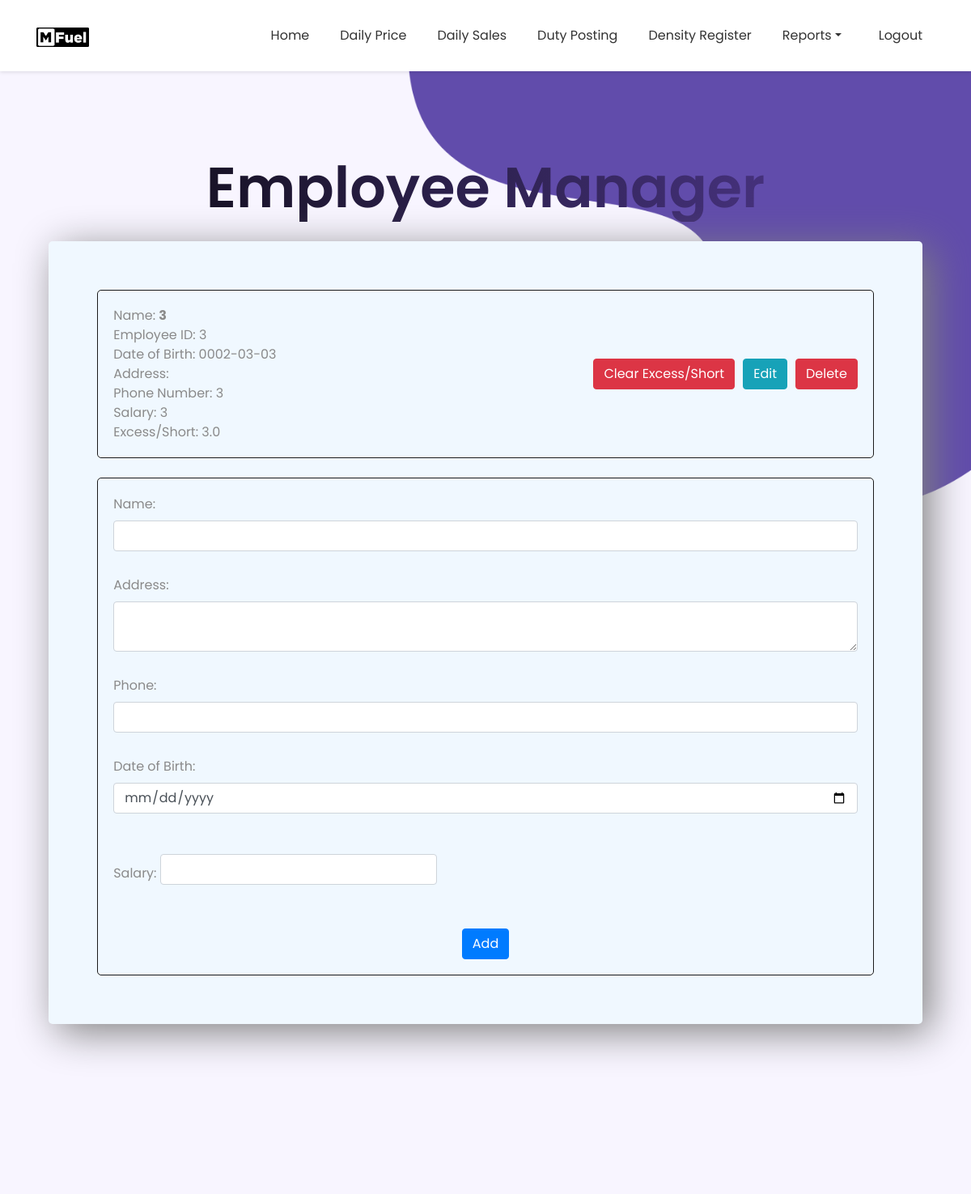
The page /employeemanager (signed in) on the database as committed earlier.
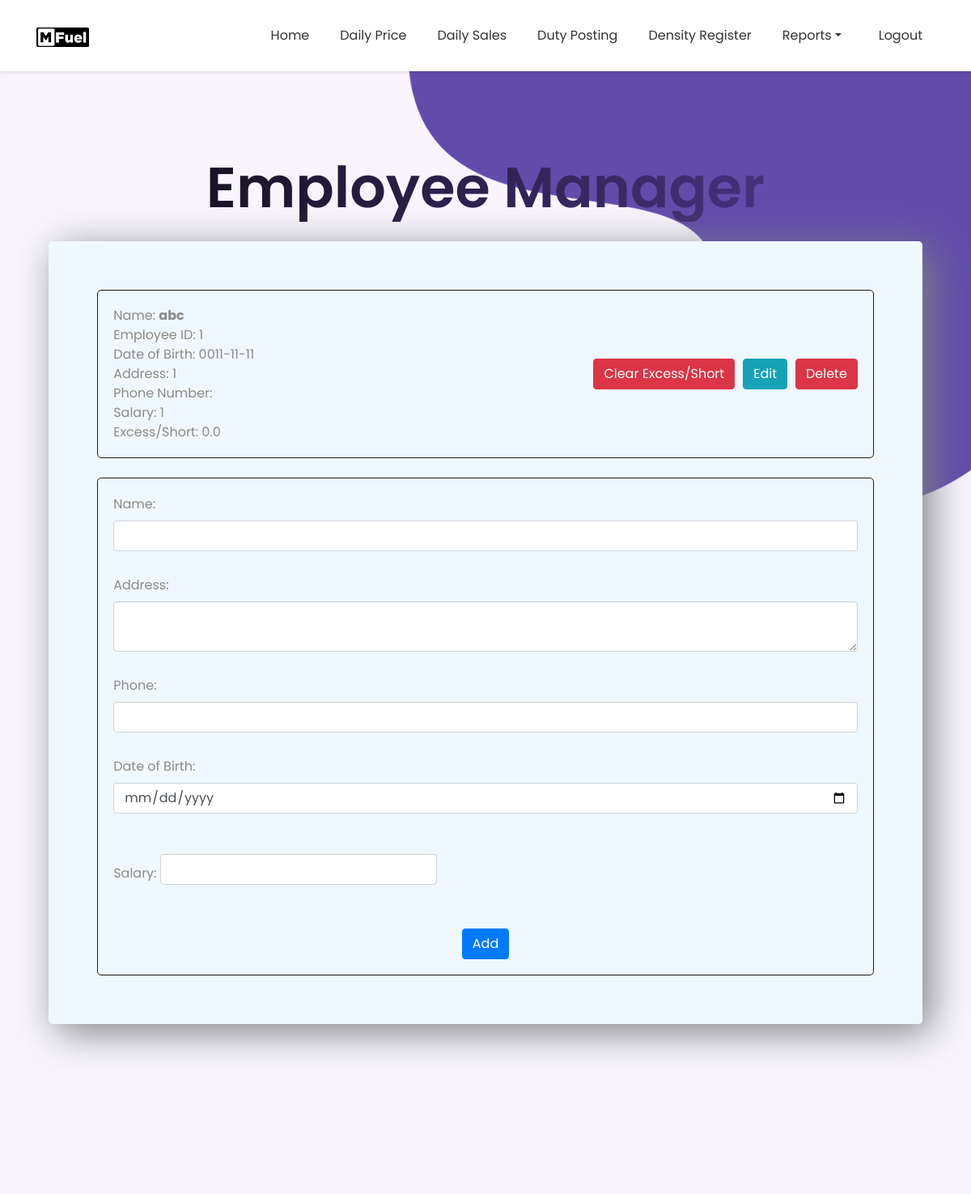
The same page on the database as committed later.
### website/models.py (models this page shows)
class employee(db.Model):
    emp_id = db.Column(db.Integer, primary_key = True)
    name = db.Column(db.String(150))
    dob = db.Column(db.Date)
    address = db.Column(db.String(150))
    phone = db.Column(db.String(150))
    emp_id_sales = db.relationship('sales')
    emp_id_duty = db.relationship('duty_posting')
    excess_short = db.Column(db.Float)
    advance = db.Column(db.Integer)

### website/views.py (the view, shortened to what this page needs)
@views.route('/employeemanager', methods=['GET','POST'])
@login_required
def employeemanager(id=0):
    id = request.form.get("id")
    name = request.form.get("name")
    dob = request.form.get("dob")
    address = request.form.get("address")
    phone = request.form.get("phone")
    advance = request.form.get("advance")
    excess_short = request.form.get("excess_short")
    check = db.session.query(employee).filter(employee.emp_id==id).first()
    check = employee.query.get(id)
    print(check)
    employees = employee.query.all()
    return render_template("employeemanager.html", user=current_user, employees = employees, check = check)

### website/templates/employeemanager.html (shortened to what this page needs)
{% extends 'base.html' %}
{% block content %}
<h1 align="center" style="margin-top: 5%;">Employee Manager</h1>
<div class="outer"
  style="margin: 5%; margin-top: 2%; border: black 2px; padding: 5%; border-radius: 5px; box-shadow: 10px 10px 50px grey">
  {% for employee in employees %}
  <div style="border: solid rgb(27, 26, 26) 1px; border-radius: 5px; padding: 2%;">
    <div style="display: flex; align-items: center; justify-content: space-between;">
      <div style="flex: 1;">
        <div>Name: <b>{{ employee.name }}</b></div>
        <div>Employee ID: {{ employee.emp_id }}</div>
        <div>Date of Birth: {{ employee.dob }}</div>
        <div>Address: {{ employee.address }}</div>
        <div>Phone Number: {{ employee.phone }}</div>
        <div>Salary: {{ employee.advance }}</div>
        <div>Excess/Short: {{ employee.excess_short }}</div>
      </div>
      <form action="{{ url_for('views.clear_employee', id=employee.emp_id) }}" method="POST">
        <button type="submit" class="btn btn-danger" style="margin-right: 10px;">Clear Excess/Short</button>
      </form>
        <button class="btn btn-info" onclick="edit{{employee.emp_id}}()" style="margin-right: 10px;">Edit</button>
      <form action="{{ url_for('views.delete_employee', id=employee.emp_id) }}" method="POST">
        <button type="submit" class="btn btn-danger">Delete</button>
      </form>
    </div>
  </div>
  <br>
  {% endfor %}
  <div style="border: solid rgb(27, 26, 26) 1px; border-radius: 5px; padding: 2%;">
    <form action="{{ url_for('views.employeemanager',  id=emp_id) }}" method="POST" id="form">
      <div class="form-group">
        <label for="name">Name:</label>
        <input type="text" class="form-control" id="name" name="name" value="{{check.name}}">
      </div>
      <div class="form-group">
        <label for="address">Address:</label>
        <textarea class="form-control" id="address" name="address" value="{{check.address}}"></textarea>
      </div>
      <div class="form-group">
        <label for="phone">Phone:</label>
        <input type="number" class="form-control" id="phone" name="phone" value="{{check.phone}}" minlength="8" maxlength="8">
      </div>
      <div class="form-group" id="dob_label">
        <label for="dob">Date of Birth:</label>
        <input type="date" class="form-control" id="dob" name="dob" value="{{check.dob}}" required>
      </div>
      <div class="form-inline">
        <label for="advance">Salary:&nbsp;</label>
        <input type="number" style="margin-top: 20px;" class="form-control" id="advance" name="advance" value="{{check.advance}}">
      </div>
      <br>
      <div align="center">
        <button type="submit" class="btn btn-primary">Add</button>
      </div>
    </form>
  </div>
</div>
{% endblock %}

Rows that differ between the two databases and show on the page:
removed employee: name "3", emp_id "3", dob "0002-03-03", phone "3", advance "3", excess_short "3.0"
added employee: name "abc", emp_id "1", dob "0011-11-11", address "1", advance "1", excess_short "0.0"
